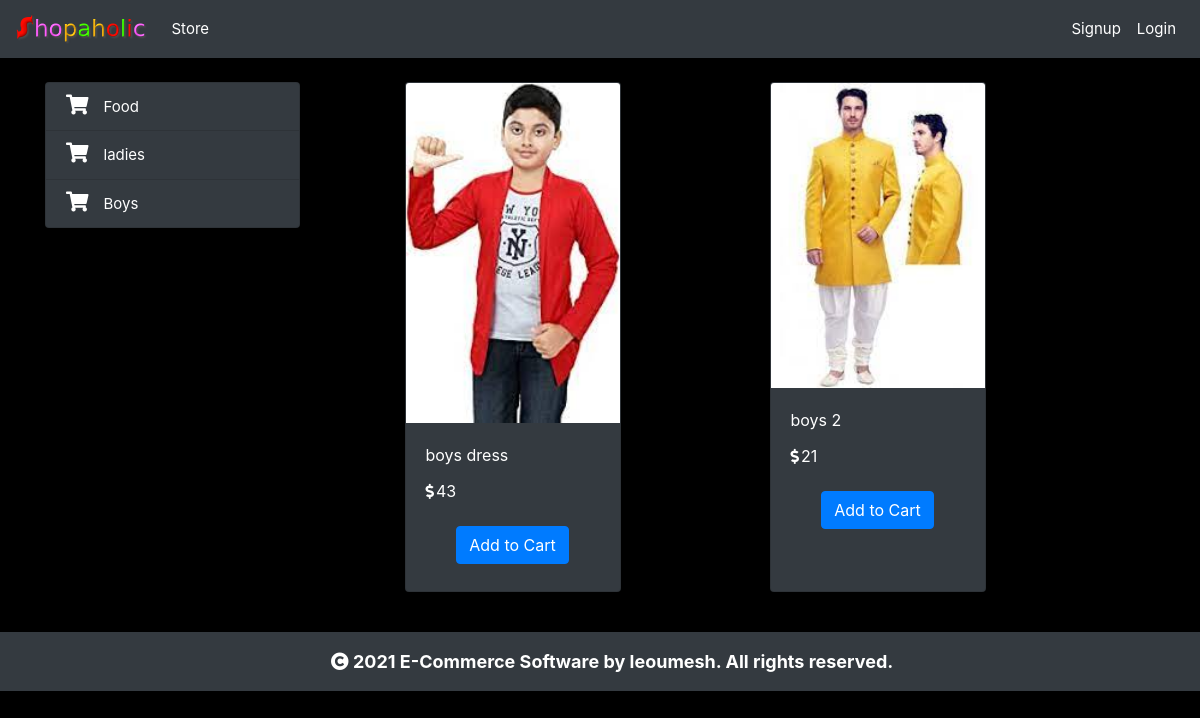
Screenshot of /?category=3 with the database file from the repository.
### core/models.py (models this page shows, shortened)
class Category(models.Model):
    name = models.CharField(max_length=200, blank=False)
    class Meta:
        verbose_name_plural = "Categories"
    def __str__(self):
        return self.name

class Product(models.Model):
    name = models.CharField(max_length=200, blank=False)
    price = models.IntegerField(default=0, blank=False)
    category = models.ForeignKey(Category, on_delete=models.CASCADE,)
    description = models.TextField(max_length=600, blank=False)
    image = models.ImageField(null=True)

### core/views.py (the view)
# urls.py: path('', views.homePage, name="home"),
def homePage(request):
    if request.method == 'POST':
        product = request.POST.get('product')
        remove = request.POST.get('remove')
        cart = request.session.get('cart')
        if cart:
            quantity = cart.get(product)
            if quantity:
                if remove:
                    if quantity <= 1:
                        cart.pop(product)
                    else:
                        cart[product] = quantity - 1
                else:
                    cart[product] = quantity + 1
            else:
                cart[product] = 1
        else:
            cart = {}
            cart[product] = 1
        request.session['cart'] = cart
        print(request.session['cart'])
        return redirect('home')
    else:
        products = None
        categories = Category.objects.all()
        category_id = request.GET.get('category')
        if category_id:
            products = Product.objects.filter(category=category_id)
        else:
            products = Product.objects.all()
        context = {'products': products, 'categories': categories}
        print("Your Email Address is: ", request.session.get('email'))
        return render(request, 'core/home.html', context)

### core/templates/core/home.html (shortened to what this page needs)
{% extends 'core/base.html' %}
{% load cart %}
{% block content %}
<div class="container mt-4">
    <div class="row">
        <div class="col-lg-3">
            <div class="list-group" id="myList">
                {% for category in categories %}
                <a href="/?category={{category.id}}" class="list-group-item text-white" style="background: #343a40">
                    <i class="fa fa-shopping-cart" style="margin-right: 15px; font-size: 20px;"></i>{{category.name}}</a>
                {% endfor %}
            </div>
        </div>
        <div id="products" class="col-lg-8">
            <div class="row mx-auto">
                {% for product in products %}
                <div class="card mx-auto mb-4 bg-dark" style="width: 13.5rem;">
                    <a href="#{{product.name}}" data-toggle="modal">
                        <img src="{{product.image.url}}" class="card-img-top hover_img"></a>
                    <div class="card-body text-white">
                        <p class="card-title">{{product.name}}</p>
                        <p class="card-text"><i class="fas fa-dollar-sign" style="margin-right: 2px; font-size: 15px;"></i>{{product.price}}</p>
                        {% if product|is_in_cart:request.session.cart %}
        <div class="row no-gutters">
        <form action="/" method="post" class="col-lg-2">
            {% csrf_token %}
            <input hidden type="text" value="{{product.id}}" name="product">
            <input hidden type="text" value="True" name="remove">
            <input type="submit" value="-" class="btn btn-dark btn-block">
        </form>
        <div class=" text-center mt-2 text-white col">{{product|cart_quantity:request.session.cart}} in Cart</div>
        <form action="/" method="post" class="col-lg-2">
            {% csrf_token %}
            <input hidden type="text" value="{{product.id}}" name="product">
            <input type="submit" value="+" class="btn btn-dark btn-block">
        </form>
    </div>
    {% else %}
    <form method="post" action="/" class="btn btn-block">
        <input type="submit" class="btn btn-primary" value="Add to Cart">
    </form>
    {% endif %}
                    </div>
                </div>
                {% endfor %}
            </div>
        </div>
    </div>
</div>
{% endblock %}

### core/templates/core/base.html (style rules this page uses)
a { font-size: 15px; }
body { background-color: #000000; }
.hover_img { transition: transform .5s ease; }

### rows the page displays
Category: name "Food"
Category: name "ladies"
Category: name "Boys"
Product: image (picture), name "boys dress", price "43"
Product: image (picture), name "boys 2", price "21"
